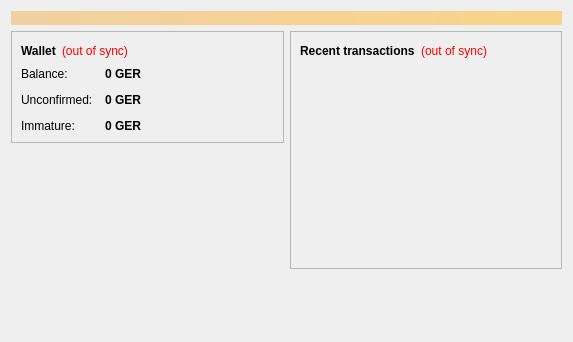
<?xml version="1.0" encoding="UTF-8"?>
<ui version="4.0">
 <class>OverviewPage</class>
 <widget class="QWidget" name="OverviewPage">
  <property name="geometry">
   <rect>
    <x>0</x>
    <y>0</y>
    <width>573</width>
    <height>342</height>
   </rect>
  </property>
  <property name="windowTitle">
   <string>Form</string>
  </property>
  <layout class="QVBoxLayout" name="topLayout">
   <item>
    <widget class="QLabel" name="labelAlerts">
     <property name="visible">
      <bool>false</bool>
     </property>
     <property name="styleSheet">
      <string notr="true">background-color: qlineargradient(x1: 0, y1: 0, x2: 1, y2: 0, stop:0 #F0D0A0, stop:1 #F8D488); color:#000000;</string>
     </property>
     <property name="wordWrap">
      <bool>true</bool>
     </property>
     <property name="margin">
      <number>3</number>
     </property>
    </widget>
   </item>
   <item>
    <layout class="QHBoxLayout" name="horizontalLayout" stretch="1,1">
     <item>
      <layout class="QVBoxLayout" name="verticalLayout_2">
       <item>
        <widget class="QFrame" name="frame">
         <property name="frameShape">
          <enum>QFrame::StyledPanel</enum>
         </property>
         <property name="frameShadow">
          <enum>QFrame::Raised</enum>
         </property>
         <layout class="QVBoxLayout" name="verticalLayout_4">
          <item>
           <layout class="QHBoxLayout" name="horizontalLayout_4">
            <item>
             <widget class="QLabel" name="label_5">
              <property name="font">
               <font>
                <weight>75</weight>
                <bold>true</bold>
               </font>
              </property>
              <property name="text">
               <string>Wallet</string>
              </property>
             </widget>
            </item>
            <item>
             <widget class="QLabel" name="labelWalletStatus">
              <property name="toolTip">
               <string>The displayed information may be out of date. Your wallet automatically synchronizes with the Germanycoin network after a connection is established, but this process has not completed yet.</string>
              </property>
              <property name="styleSheet">
               <string notr="true">QLabel { color: red; }</string>
              </property>
              <property name="text">
               <string notr="true">(out of sync)</string>
              </property>
              <property name="alignment">
               <set>Qt::AlignLeading|Qt::AlignLeft|Qt::AlignVCenter</set>
              </property>
             </widget>
            </item>
            <item>
             <spacer name="horizontalSpacer_2">
              <property name="orientation">
               <enum>Qt::Horizontal</enum>
              </property>
              <property name="sizeHint" stdset="0">
               <size>
                <width>40</width>
                <height>20</height>
               </size>
              </property>
             </spacer>
            </item>
           </layout>
          </item>
          <item>
           <layout class="QFormLayout" name="formLayout_2">
            <property name="fieldGrowthPolicy">
             <enum>QFormLayout::AllNonFixedFieldsGrow</enum>
            </property>
            <property name="horizontalSpacing">
             <number>12</number>
            </property>
            <property name="verticalSpacing">
             <number>12</number>
            </property>
            <item row="0" column="0">
             <widget class="QLabel" name="label">
              <property name="text">
               <string>Balance:</string>
              </property>
             </widget>
            </item>
            <item row="0" column="1">
             <widget class="QLabel" name="labelBalance">
              <property name="font">
               <font>
                <weight>75</weight>
                <bold>true</bold>
               </font>
              </property>
              <property name="cursor">
               <cursorShape>IBeamCursor</cursorShape>
              </property>
              <property name="toolTip">
               <string>Your current balance</string>
              </property>
              <property name="text">
               <string notr="true">0 GER</string>
              </property>
              <property name="textInteractionFlags">
               <set>Qt::LinksAccessibleByMouse|Qt::TextSelectableByKeyboard|Qt::TextSelectableByMouse</set>
              </property>
             </widget>
            </item>
            <item row="1" column="0">
             <widget class="QLabel" name="label_3">
              <property name="text">
               <string>Unconfirmed:</string>
              </property>
             </widget>
            </item>
            <item row="1" column="1">
             <widget class="QLabel" name="labelUnconfirmed">
              <property name="font">
               <font>
                <weight>75</weight>
                <bold>true</bold>
               </font>
              </property>
              <property name="cursor">
               <cursorShape>IBeamCursor</cursorShape>
              </property>
              <property name="toolTip">
               <string>Total of transactions that have yet to be confirmed, and do not yet count toward the current balance</string>
              </property>
              <property name="text">
               <string notr="true">0 GER</string>
              </property>
              <property name="textInteractionFlags">
               <set>Qt::LinksAccessibleByMouse|Qt::TextSelectableByKeyboard|Qt::TextSelectableByMouse</set>
              </property>
             </widget>
            </item>
            <item row="2" column="0">
             <widget class="QLabel" name="labelImmatureText">
              <property name="text">
               <string>Immature:</string>
              </property>
             </widget>
            </item>
            <item row="2" column="1">
             <widget class="QLabel" name="labelImmature">
              <property name="font">
               <font>
                <weight>75</weight>
                <bold>true</bold>
               </font>
              </property>
              <property name="toolTip">
               <string>Mined balance that has not yet matured</string>
              </property>
              <property name="text">
               <string notr="true">0 GER</string>
              </property>
              <property name="textInteractionFlags">
               <set>Qt::LinksAccessibleByMouse|Qt::TextSelectableByKeyboard|Qt::TextSelectableByMouse</set>
              </property>
             </widget>
            </item>
           </layout>
          </item>
         </layout>
        </widget>
       </item>
       <item>
        <spacer name="verticalSpacer">
         <property name="orientation">
          <enum>Qt::Vertical</enum>
         </property>
         <property name="sizeHint" stdset="0">
          <size>
           <width>20</width>
           <height>40</height>
          </size>
         </property>
        </spacer>
       </item>
      </layout>
     </item>
     <item>
      <layout class="QVBoxLayout" name="verticalLayout_3">
       <item>
        <widget class="QFrame" name="frame_2">
         <property name="frameShape">
          <enum>QFrame::StyledPanel</enum>
         </property>
         <property name="frameShadow">
          <enum>QFrame::Raised</enum>
         </property>
         <layout class="QVBoxLayout" name="verticalLayout">
          <item>
           <layout class="QHBoxLayout" name="horizontalLayout_2">
            <item>
             <widget class="QLabel" name="label_4">
              <property name="text">
               <string>&lt;b&gt;Recent transactions&lt;/b&gt;</string>
              </property>
             </widget>
            </item>
            <item>
             <widget class="QLabel" name="labelTransactionsStatus">
              <property name="toolTip">
               <string>The displayed information may be out of date. Your wallet automatically synchronizes with the Germanycoin network after a connection is established, but this process has not completed yet.</string>
              </property>
              <property name="styleSheet">
               <string notr="true">QLabel { color: red; }</string>
              </property>
              <property name="text">
               <string notr="true">(out of sync)</string>
              </property>
              <property name="alignment">
               <set>Qt::AlignRight|Qt::AlignTrailing|Qt::AlignVCenter</set>
              </property>
             </widget>
            </item>
            <item>
             <spacer name="horizontalSpacer">
              <property name="orientation">
               <enum>Qt::Horizontal</enum>
              </property>
              <property name="sizeHint" stdset="0">
               <size>
                <width>40</width>
                <height>20</height>
               </size>
              </property>
             </spacer>
            </item>
           </layout>
          </item>
          <item>
           <widget class="QListView" name="listTransactions">
            <property name="styleSheet">
             <string notr="true">QListView { background: transparent; }</string>
            </property>
            <property name="frameShape">
             <enum>QFrame::NoFrame</enum>
            </property>
            <property name="verticalScrollBarPolicy">
             <enum>Qt::ScrollBarAlwaysOff</enum>
            </property>
            <property name="horizontalScrollBarPolicy">
             <enum>Qt::ScrollBarAlwaysOff</enum>
            </property>
            <property name="selectionMode">
             <enum>QAbstractItemView::NoSelection</enum>
            </property>
           </widget>
          </item>
         </layout>
        </widget>
       </item>
       <item>
        <spacer name="verticalSpacer_2">
         <property name="orientation">
          <enum>Qt::Vertical</enum>
         </property>
         <property name="sizeHint" stdset="0">
          <size>
           <width>20</width>
           <height>40</height>
          </size>
         </property>
        </spacer>
       </item>
      </layout>
     </item>
    </layout>
   </item>
  </layout>
 </widget>
 <resources/>
 <connections/>
</ui>
